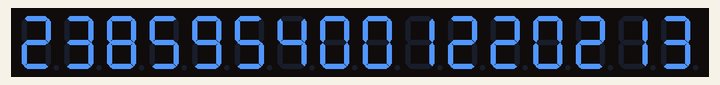
A sketch run on a simulated Arduino Uno, built with avr-gcc and run on an emulated ATmega328P. On the bench: 16-digit seven-segment display. Wiring (inferred from the names in the program): 2 × MAX7219 LED driver: CS pin 10. The local clock reads 2024-03-15 10:24:30 at power-on unless the sketch sets it.

Above: at 0.1 s.
At 11.1 s:
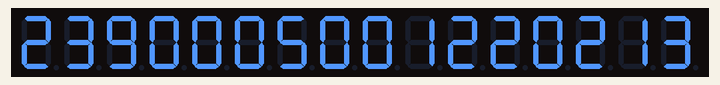
At 19.1 s:
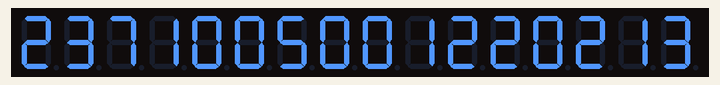
At 29.1 s:
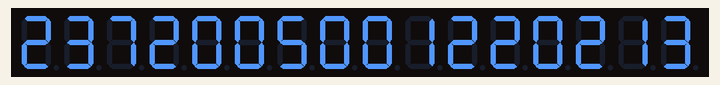
At 38.1 s:
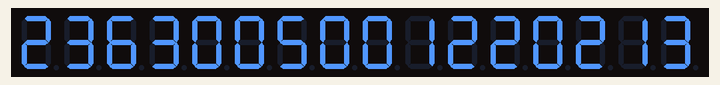

Measured:
- what the display in image 1 shows lasts 1.0 s, from 11.0 s to 12.0 s

The sketch:

MAX7219.ino
```cpp
#include<SPI.h>
#include <Wire.h>
#include <DS3231.h>
RTClib myRTC;

DS3231 cloc;

const int clockpin = 13;
const int datapin = 11;
const int latchpin = 10;
byte i, j;
int tempvar;
byte lookup[10] = {0x00, 0x01, 0x02, 0x03, 0x04, 0x05, 0x06, 0x07, 0x08, 0x09};
byte alldata[16];
void setup()
{
  SPI.begin();
  SPI.setBitOrder(MSBFIRST);

  PORTB |= 0B11111011;
  sendData(0x0f, 0x00, 0x0f, 0x00); // disable test mode;
  sendData(0x0c, 0x01, 0x0c, 0x01); // set shutdown register for normal operation
  sendData(0x09, 0xff, 0x09, 0xff); // set decode mode for all digits
  sendData(0x0a, 0x0f, 0x0a, 0x0f); // set brightness
  sendData(0x0b, 0x07, 0x0b, 0x07); // scan limit
  PORTB |= 0B00000100;

  alldata[2] = 2;
  alldata[3] = 0;
  alldata[14] = 3;
  alldata[15] = 2;

  cloc.setYear(22);
  cloc.setMonth(10);
  cloc.setDate(31);
  //  clock.setDoW(dOW);
  cloc.setHour(4);
  cloc.setMinute(59);
  cloc.setSecond(58);

  //  Serial.begin(9600);

}
void loop()
{
  DateTime now = myRTC.now();
  tempvar = now.day();
  alldata[1] = tempvar % 10;
  alldata[0] = tempvar / 10;

  tempvar = now.year();
  alldata[5] = tempvar % 10;
  alldata[4] = (tempvar / 10) % 10;

  tempvar = now.month();
  alldata[7] = tempvar % 10;
  alldata[6] = tempvar / 10;

  tempvar = now.hour();
  tempvar = tempvar == 0 ? 12 : tempvar > 12 ? tempvar - 12 : tempvar;
  alldata[9] = tempvar % 10;
  alldata[8] = tempvar / 10;

  tempvar = now.minute();
  alldata[11] = tempvar % 10;
  alldata[10] = tempvar / 10;

  tempvar = now.second();
  alldata[13] = tempvar % 10;
  alldata[12] = tempvar / 10;


  for (i = 8, j = 0; i <= 15; i++, j++)
  {
    sendData(i - 7, lookup[alldata[i]], j + 1, lookup[alldata[j]]);
  }
  delay(1000);
}

void sendData(byte address1, byte data1, byte address2, byte data2)
{
  PORTB &= 0B11111011;
  SPI.transfer(address1);
  SPI.transfer(data1);
  SPI.transfer(address2);
  SPI.transfer(data2);
  PORTB |= 0B00000100;
}
```
